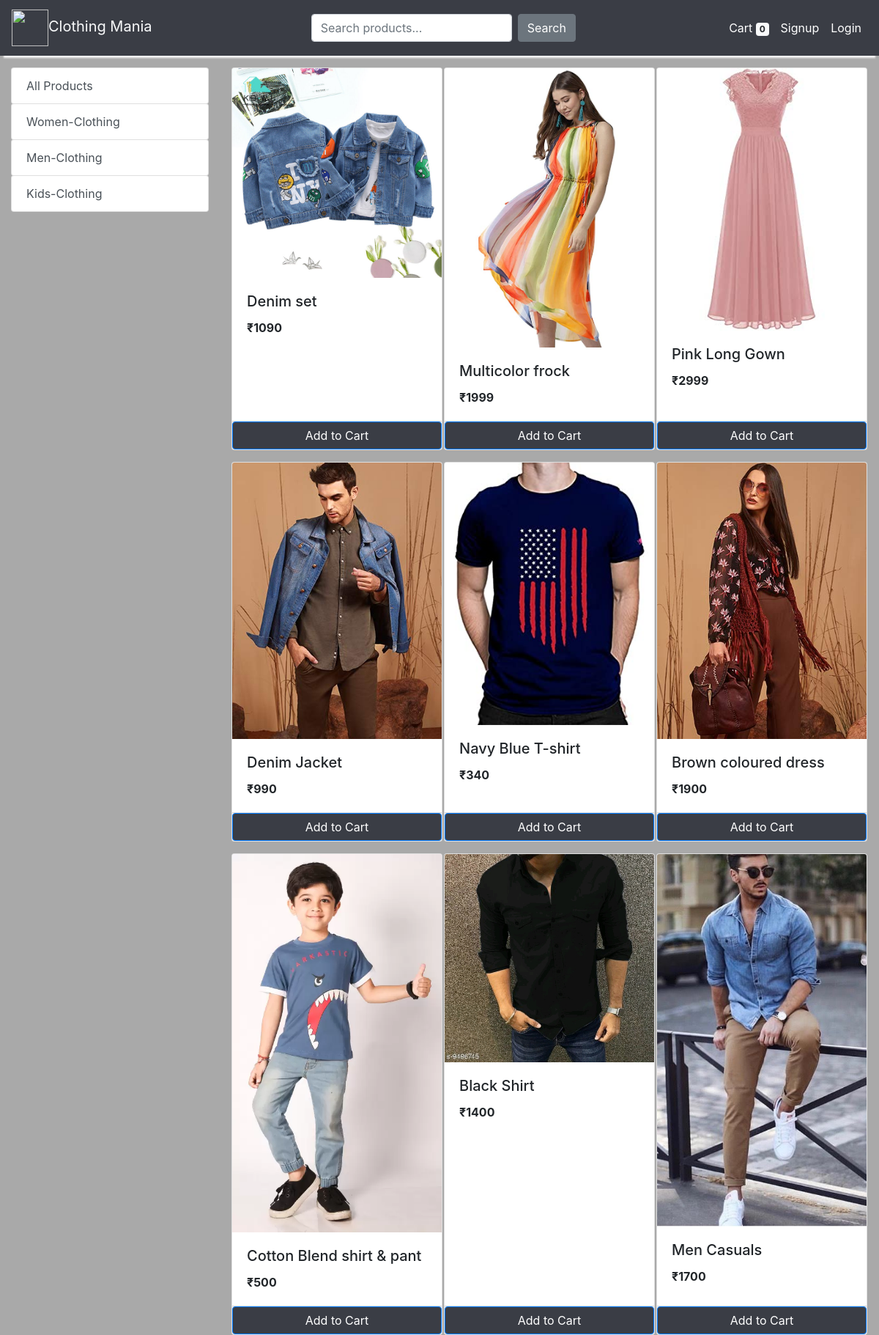
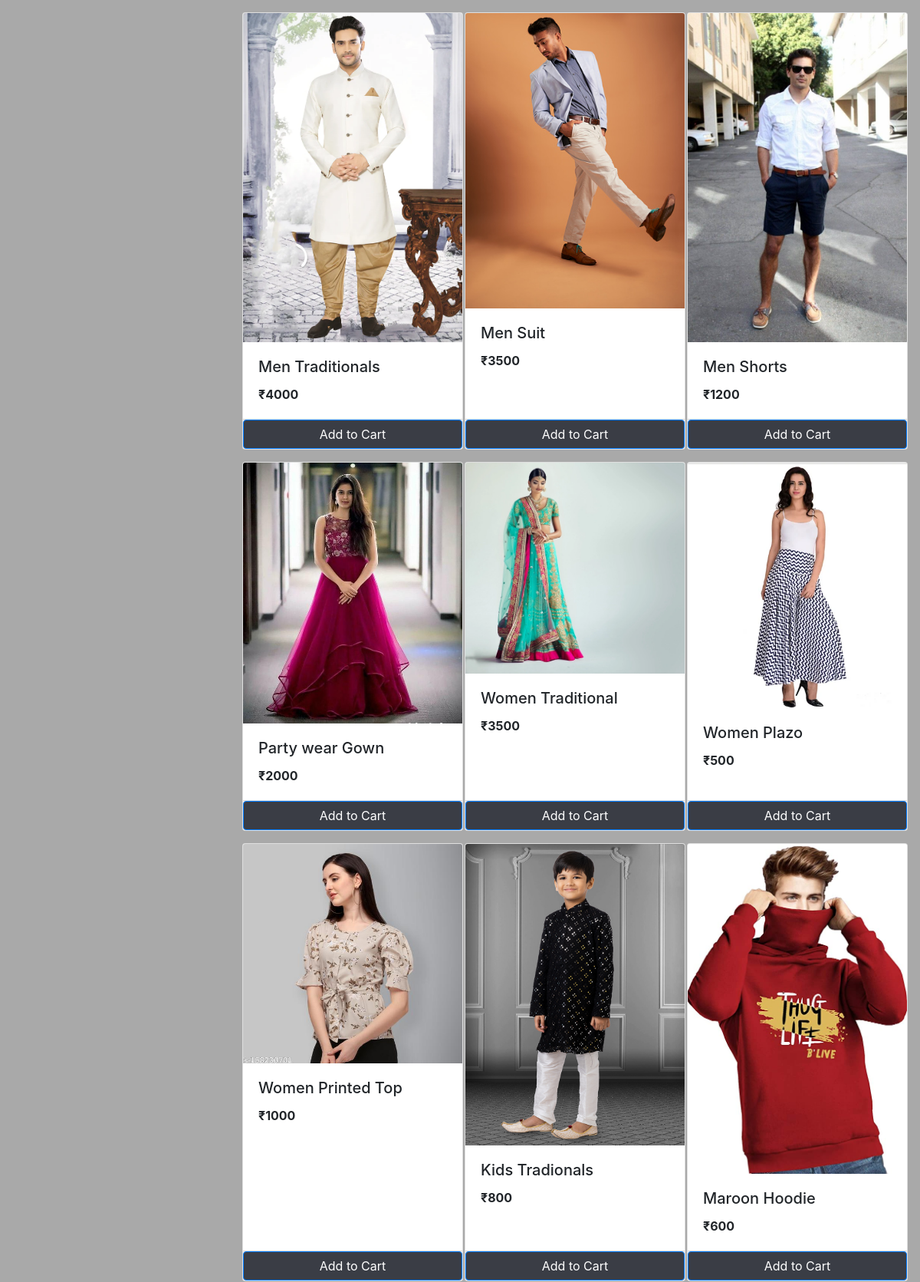
The app's page /store (upper part) with its own data (2 pictures, top to bottom).
### store/models/category.py (models this page shows, shortened)
class Category(models.Model):
    name= models.CharField(max_length=50)
    @staticmethod
    def get_all_categories():
        return Category.objects.all()
    class Meta:
        verbose_name = "Category"
        verbose_name_plural = "Categories"

### store/models/product.py (models this page shows, shortened)
class Products(models.Model):
    name = models.CharField(max_length=60)
    price = models.IntegerField(default=0)
    category = models.ForeignKey(Category,on_delete=models.CASCADE,default=1 )
    description = models.CharField(max_length=250, default='', blank=True, null= True)
    image = models.ImageField(upload_to='uploads/products/')
    @staticmethod
    def get_all_products():
        return Products.objects.all()
    class Meta:
        verbose_name = "Product"
        verbose_name_plural = "Products"

### store/views/home.py (the view)
# urls.py: path('' , include('store.urls'))
def store(request):
    cart = request.session.get('cart')
    if not cart:
        request.session['cart'] = {}
    products = None
    categories = Category.get_all_categories()
    categoryID = request.GET.get('category')
    if categoryID:
        products = Products.get_all_products_by_categoryid(categoryID)
    else:
        products = Products.get_all_products()
    data = {}
    data['products'] = products
    data['categories'] = categories
    print('you are : ', request.session.get('email'))
    return render(request, 'index.html', data)

### store/templatetags/cart.py (called while the page is built)
@register.filter (name='is_in_cart')
def is_in_cart(product, cart):
    keys = cart.keys ()
    for id in keys:
        if int (id) == product.id:
            return True
    return False

### store/templatetags/custom_filter.py (called while the page is built)
@register.filter(name='currency')
def currency(number):
    return "₹"+str(number)

### store/templates/index.html (shortened to what this page needs)
{% extends 'base.html' %}
{% block content %}
{% load cart %}
{% load custom_filter %}
<div class="container-fluid mt-3">
	<div class="row">
		<div class="col-lg-3 mx-auto">
			<div class="list-group">
				<a href="/" class="list-group-item list-group-item-action btn">All Products</a>
				{% for category in categories %}
				<a href="/?category={{category.id}}"
					class="list-group-item list-group-item-action btn ">{{category.name}}</a>
				{% endfor %}
			</div>
		</div>
		<div id='products' class="col-lg-9 mx-auto">
			<div class="row mx-auto">
				{% for product in products %}
				<div class="card mx-auto mb-3" id={{product.id}} style="width: 18rem;">
					<img class="card-img-top" src="{{product.image.url}}" alt="Card image cap">
					<div class="card-body">
						<h5 class="card-title">{{product.name}}</h5>
						<p class="card-text"><b>{{product.price|currency}}</b></p>
					</div>
					<div class="card-footer p-0 no-gutters">
						{% if product|is_in_cart:request.session.cart %}
						<div class="row no-gutters">
							<form action="/#{{product.id}}" class="col-2 " method="post">
								{% csrf_token %}
								<input hidden type="text" name='product' value='{{product.id}}'>
								<input hidden type="text" name='remove' value='True'>
								<button type="submit" class="btn btn-primary my-3 my-sm-0" style="width:50px; background-color: #3A3D45;">-</button>
							</form>
							<div class="btn btn-primary my-0 my-sm-0 mx-auto w-70" style="width:150px; background-color: #3A3D45;">{{product|cart_quantity:request.session.cart}} in Cart</div>
							<form action="/#{{product.id}}" class="col-2 " method="post">
								{% csrf_token %}
								<input hidden type="text" name='product' value='{{product.id}}'>
								<button type="submit" class="btn btn-primary my-3 my-sm-0" style="width:50px; background-color: #3A3D45;">+</button>
							</form>
						</div>
						{% else %}
						<form action="/#{{product.id}}" method="POST" class="btn-block">
							<button class="btn btn-primary btn-block my-2 my-sm-0" style="background-color: #3A3D45;" type="submit">Add to Cart</button>
						</form>
						{% endif %}
					</div>
				</div>
				{% endfor %}
			</div>
		</div>
	</div>
</div>
{% endblock %}

### store/templates/base.html (style rules this page uses)
body { background-color: darkgray; background-size: 200px; background-image: url('https://thumbs.gfycat.com/LimpEntireEland-max-1mb.gif'); }

### store/templates/index.html (style rules this page uses)
@media (min-width: 576px) { #products .card { width: 18rem; float: left; margin: 0 10px 10px 0; } }
@media (min-width: 768px) { #products .card { width: 22rem; float: left; margin: 0 15px 15px 0; } }
@media (min-width: 992px) { #products .card { width: 25rem; float: left; margin: 0 20px 20px 0; } }

### records on screen
Category: name "Women-Clothing"
Category: name "Men-Clothing"
Category: name "Kids-Clothing"
Products: image (picture), name "Denim set", price "₹1090"
Products: image (picture), name "Multicolor frock", price "₹1999"
Products: image (picture), name "Pink Long Gown", price "₹2999"
Products: image (picture), name "Denim Jacket", price "₹990"
Products: image (picture), name "Navy Blue T-shirt", price "₹340"
Products: image (picture), name "Brown coloured dress", price "₹1900"
Products: image (picture), name "Cotton Blend shirt & pant", price "₹500"
Products: image (picture), name "Black Shirt", price "₹1400"
Products: image (picture), name "Men Casuals", price "₹1700"
Products: image (picture), name "Men Traditionals", price "₹4000"
Products: image (picture), name "Men Suit", price "₹3500"
Products: image (picture), name "Men Shorts", price "₹1200"
Products: image (picture), name "Party wear Gown", price "₹2000"
Products: image (picture), name "Women Traditional", price "₹3500"
Products: image (picture), name "Women Plazo", price "₹500"
Products: image (picture), name "Women Printed Top", price "₹1000"
Products: image (picture), name "Kids Tradionals", price "₹800"
Products: image (picture), name "Maroon Hoodie", price "₹600"

### other values on screen
{{ request.session.cart.keys|length }} "0"
